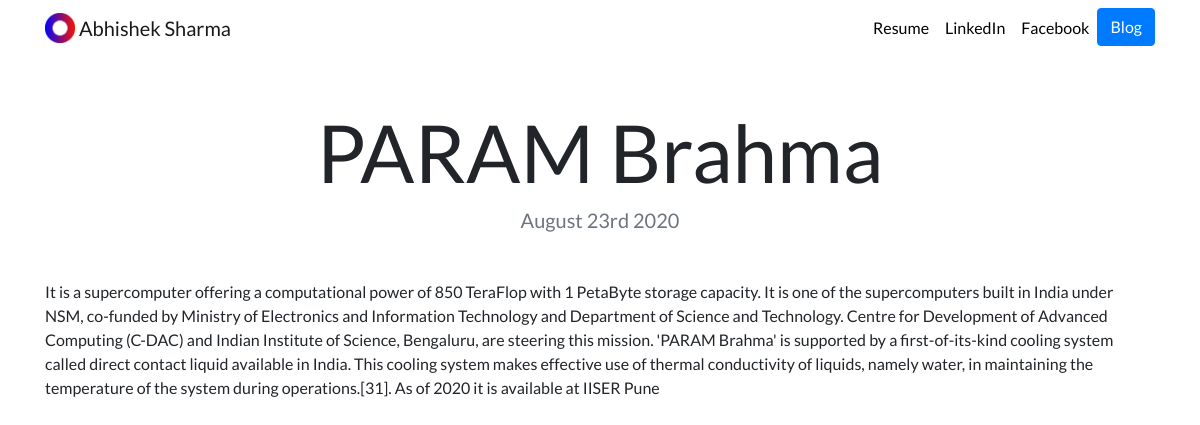
Page /blog/8/ on the committed database.
### blog/models.py (models this page shows, shortened)
class Blog(models.Model):
    title = models.CharField(max_length=200)
    description = models.TextField()
    date = models.DateField()

### blog/views.py (the view)
# urls.py: path('<int:blog_id>/', views.detail, name='detail'),
def detail(request, blog_id):
    blog = get_object_or_404(Blog, pk=blog_id)
    return render(request, 'blog/detail.html', {'blog':blog})

### blog/templates/blog/detail.html
{% extends "portfolio/base.html" %}
{% load static %}
{% block content %}
<h1 class="text-center mt-5" id="blogdetailtitle">{{ blog.title }}</h1>
<h5 class="text-center text-muted mb-5">{{ blog.date|date:'F jS Y' }}</h5>
{{ blog.description|safe }}
{% endblock %}

### portfolio/static/portfolio/custom.css (style rules this page uses)
body { font-family: 'Lato', sans-serif; }
@media (min-width: 992px) { #blogdetailtitle { font-size: 5rem; } }

### rows in the picture
Blog: title "PARAM Brahma", date "August 23rd 2020", description "It is a supercomputer offering a computational power of 850 TeraFlop with 1 PetaByte storage capacity. It is one of the supercomputers built in India under NSM, co-funded by Ministry of Electronics and Information Technology and Department of Science and Technology. Centre for Development of Advanced Computing (C-DAC) and Indian Institute of Science, Bengaluru, are steering this mission. 'PARAM Brahma' is supported by a first-of-its-kind cooling system called direct contact liquid available in India. This cooling system makes effective use of thermal conductivity of liquids, namely water, in maintaining the temperature of the system during operations.[31]. As of 2020 it is available at…"
